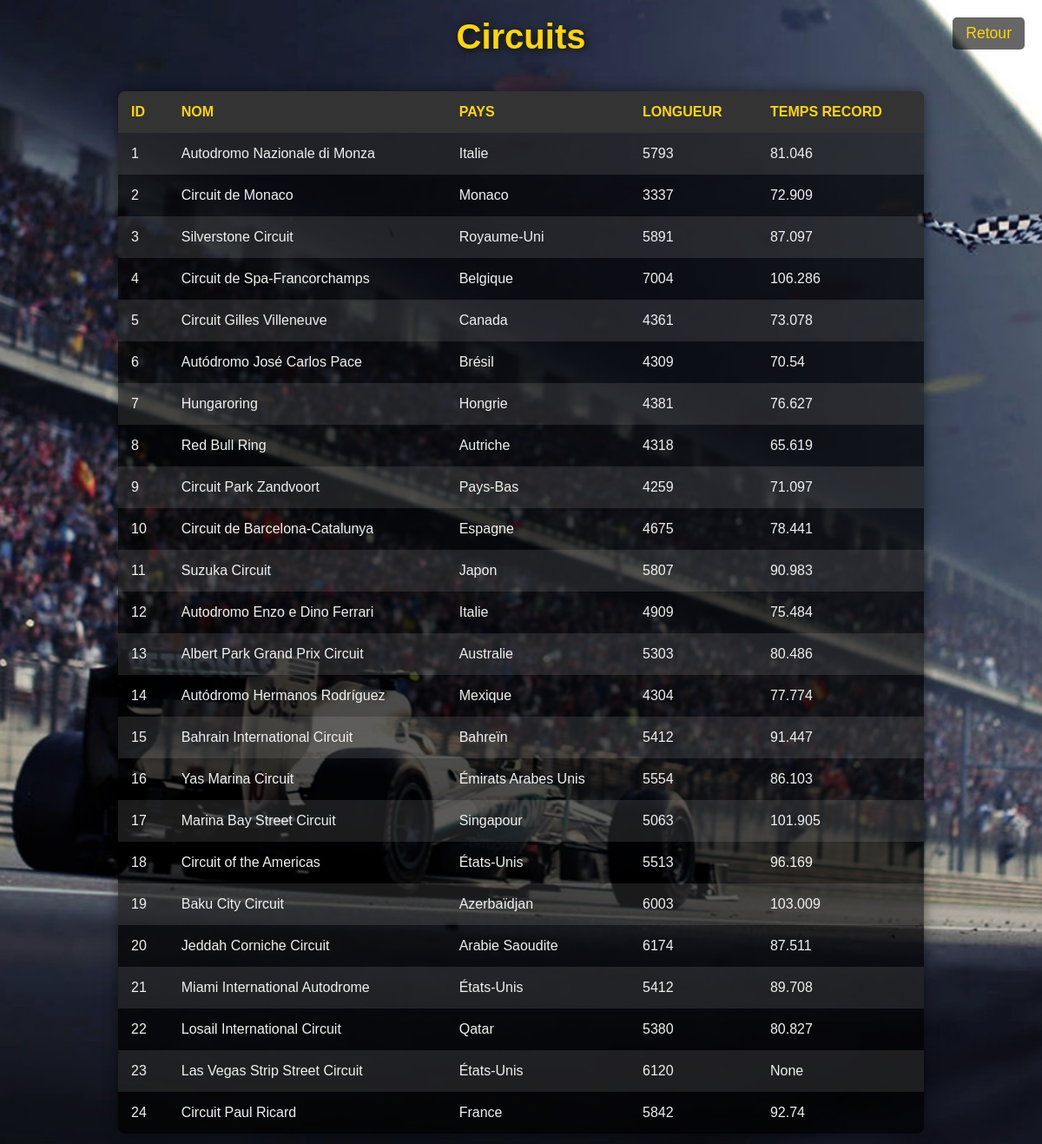
The app's page /circuit with its own data.
### tables this page shows
CREATE TABLE circuit 
(id_circuit INTEGER PRIMARY KEY AUTOINCREMENT, nom TEXT, pays TEXT, longueur INT, temps_record INT);

### app.py (the view)
@app.route('/circuit')
def circuit():
    requete_sql = 'SELECT * FROM circuit'
    result = envoie_requete(requete_sql)
    return render_template('circuit.html', data=result)

### app.py (called while the page is built)
def envoie_requete(req):
    conn = sqlite3.connect(r"C:\Users\mbowm\OneDrive\Dokumente\projet\NSI\Projet\ProjetNSI/SF.db")
    cur = conn.cursor()
    cur.execute(req)
    result = cur.fetchall()
    conn.commit()
    cur.close()
    conn.close()
    return result

### templates/circuit.html (shortened to what this page needs)
<!DOCTYPE html>
<html lang="fr">
<head>
</head>
<body>
    <h1>Circuits</h1>
    <table>
        <tr>
            <th>ID</th>
            <th>Nom</th>
            <th>Pays</th>
            <th>Longueur</th>
            <th>Temps record</th>
        </tr>
        {% for item in data %}
        <tr>
            <td>{{ item[0] }}</td>
            <td>{{ item[1] }}</td>
            <td>{{ item[2] }}</td>
            <td>{{ item[3] }}</td>
            <td>{{ item[4] }}</td>
        </tr>
        {% endfor %}
    </table>
    <a href="/">Retour</a>
</body>
</html>

### templates/circuit.html (style rules this page uses)
* { margin: 0; padding: 0; box-sizing: border-box; font-family: Arial, sans-serif; }
body { background-image: url("static/Background2.jpg"); background-size: cover; background-attachment: fixed; background-position: center; display: flex; flex-direction: column; align-items: center; padding: 20px; color: #f0f0f0; }
h1 { font-size: 2.5em; color: #FFD700; text-shadow: 2px 2px 10px rgba(0, 0, 0, 0.7); margin-bottom: 20px; }
a[href="/"] { position: absolute; top: 20px; right: 20px; color: #FFD700; font-size: 1.1em; text-decoration: none; background-color: rgba(0, 0, 0, 0.6); padding: 8px 15px; border-radius: 5px; transition: background-color 0.3s ease; }
table { width: 80%; border-collapse: collapse; background-color: rgba(0, 0, 0, 0.7); margin-top: 20px; border-radius: 8px; overflow: hidden; box-shadow: 0px 0px 15px rgba(0, 0, 0, 0.5); }
th, td { padding: 15px; text-align: left; color: #f0f0f0; }
th { background-color: #333; color: #FFD700; font-weight: bold; text-transform: uppercase; }
tr:nth-child(even) { background-color: rgba(255, 255, 255, 0.1); }

### records on screen
circuit: id_circuit "1", nom "Autodromo Nazionale di Monza", pays "Italie", longueur "5793", temps_record "81.046"
circuit: id_circuit "2", nom "Circuit de Monaco", pays "Monaco", longueur "3337", temps_record "72.909"
circuit: id_circuit "3", nom "Silverstone Circuit", pays "Royaume-Uni", longueur "5891", temps_record "87.097"
circuit: id_circuit "4", nom "Circuit de Spa-Francorchamps", pays "Belgique", longueur "7004", temps_record "106.286"
circuit: id_circuit "5", nom "Circuit Gilles Villeneuve", pays "Canada", longueur "4361", temps_record "73.078"
circuit: id_circuit "6", nom "Autódromo José Carlos Pace", pays "Brésil", longueur "4309", temps_record "70.54"
circuit: id_circuit "7", nom "Hungaroring", pays "Hongrie", longueur "4381", temps_record "76.627"
circuit: id_circuit "8", nom "Red Bull Ring", pays "Autriche", longueur "4318", temps_record "65.619"
circuit: id_circuit "9", nom "Circuit Park Zandvoort", pays "Pays-Bas", longueur "4259", temps_record "71.097"
circuit: id_circuit "10", nom "Circuit de Barcelona-Catalunya", pays "Espagne", longueur "4675", temps_record "78.441"
circuit: id_circuit "11", nom "Suzuka Circuit", pays "Japon", longueur "5807", temps_record "90.983"
circuit: id_circuit "12", nom "Autodromo Enzo e Dino Ferrari", pays "Italie", longueur "4909", temps_record "75.484"
circuit: id_circuit "13", nom "Albert Park Grand Prix Circuit", pays "Australie", longueur "5303", temps_record "80.486"
circuit: id_circuit "14", nom "Autódromo Hermanos Rodríguez", pays "Mexique", longueur "4304", temps_record "77.774"
circuit: id_circuit "15", nom "Bahrain International Circuit", pays "Bahreïn", longueur "5412", temps_record "91.447"
circuit: id_circuit "16", nom "Yas Marina Circuit", pays "Émirats Arabes Unis", longueur "5554", temps_record "86.103"
circuit: id_circuit "17", nom "Marina Bay Street Circuit", pays "Singapour", longueur "5063", temps_record "101.905"
circuit: id_circuit "18", nom "Circuit of the Americas", pays "États-Unis", longueur "5513", temps_record "96.169"
circuit: id_circuit "19", nom "Baku City Circuit", pays "Azerbaïdjan", longueur "6003", temps_record "103.009"
circuit: id_circuit "20", nom "Jeddah Corniche Circuit", pays "Arabie Saoudite", longueur "6174", temps_record "87.511"
circuit: id_circuit "21", nom "Miami International Autodrome", pays "États-Unis", longueur "5412", temps_record "89.708"
circuit: id_circuit "22", nom "Losail International Circuit", pays "Qatar", longueur "5380", temps_record "80.827"
circuit: id_circuit "23", nom "Las Vegas Strip Street Circuit", pays "États-Unis", longueur "6120", item "None"
circuit: id_circuit "24", nom "Circuit Paul Ricard", pays "France", longueur "5842", temps_record "92.74"
